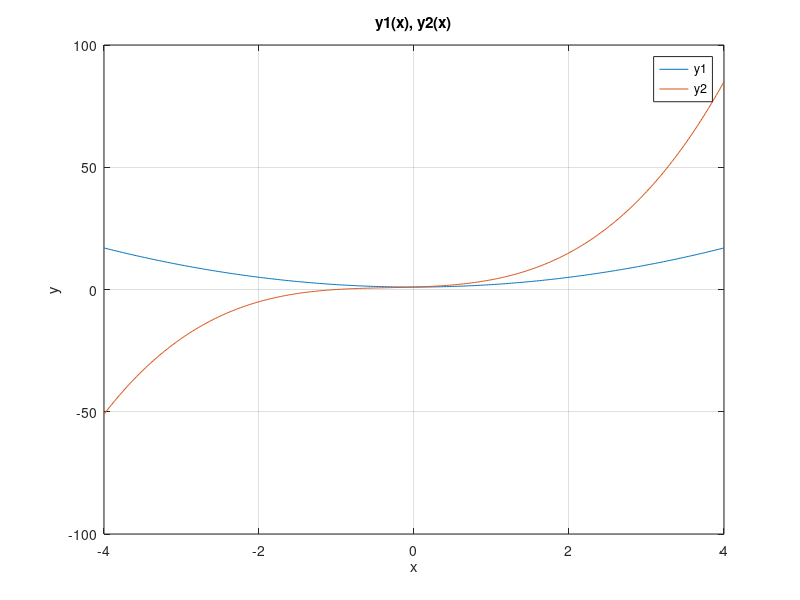

Recreate this plot in MATLAB.
step = 0.02;
T = -4:step:4;
Y1 = T.^2 +1;
Y2 = T.^3 + T.^2 + T +1;
plot(T, Y1, T, Y2);
title('y1(x), y2(x)')
legend('y1', 'y2')
ylabel('y')
xlabel('x')
grid on;